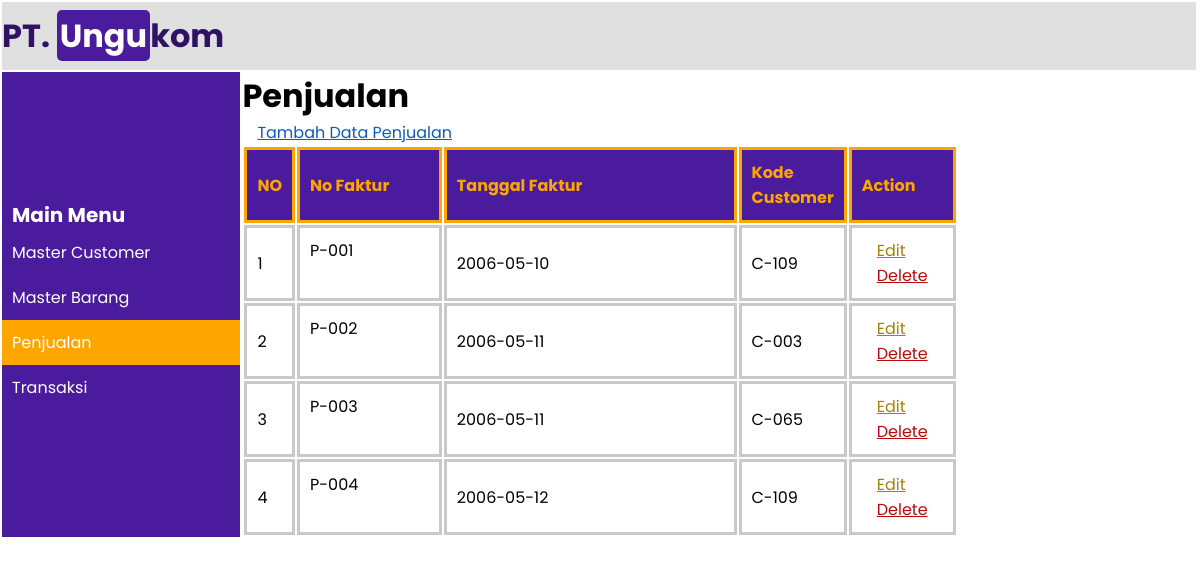
The app's page /index.php?page=penjualan with its own data.
### tables this page shows
CREATE TABLE `penjualan` (
  `noFaktur` varchar(5) NOT NULL,
  `tglFaktur` date NOT NULL,
  `kdCustomer` varchar(5) NOT NULL
);

### actions.php (called while the page is built, shortened)
<?php
    include "connection.php";
    function querySelect($certainColumns, String $table, String $extra = ""){
        global $conn;
        $column = null;
        if (is_array($certainColumns)) {
            $column = implode(",",array_keys($certainColumns));
        }else{
            $column = $certainColumns;
        }
        $result = mysqli_query($conn, "SELECT $column FROM $table $extra") or die(mysqli_error($conn));
        $rows = [];
        while ($row = mysqli_fetch_array($result)) {
            $rows[] = $row;
        }
        return $rows;
    }
?>

### pages/penjualan/actions/read.php (called while the page is built)
<?php
    include "actions.php";
    $data = querySelect("*","penjualan");
?>

### pages/penjualan/penjualan.php (the view)
<h1>Penjualan</h1>
<a href="index.php?page=form_tambah_penjualan" class="btn btn-primary">Tambah Data Penjualan</a>
<table class="size-col-3 table_bordered">
    <tr>
        <th width="5%">NO</th>
        <th width="25%">No Faktur</th>
        <th width="55%">Tanggal Faktur</th>
        <th width="15%">Kode Customer</th>
        <th>Action</th>
    </tr>
    <?php
        include "actions/read.php";
        $no = 0;
        foreach ($data as $value) {
            $no++; ?>
    <tr>
        <td><?= $no?></td>
        <td><?= $value['noFaktur']?></td>
        <td><?= $value['tglFaktur']?></td>
        <td><?= $value['kdCustomer']?></td>
        <td>
            <a href="index.php?page=form_ubah_penjualan&no_faktur=<?= $value['noFaktur']?>" class="btn btn-warning">Edit</a> <br>
            <a href="pages/penjualan/actions/hapus.php?no_faktur=<?= $value['noFaktur']?>" class="btn btn-danger" onclick="return confirm('Apakah anda ingin menghapus data ini?')">Delete</a>
        </td>
    </tr>
    <?php
        }
    ?>
</table>

### style.css (style rules this page uses)
* { margin: 0; padding: 0; font-family: 'Poppins', sans-serif; }
table tr:nth-child(2) td:nth-child(2) { vertical-align:top; text-align:left; }
table { border: none; }
.size-col-3 { width: 75%; }
.table_bordered td { padding: 10px; }
.table_bordered th { padding: 10px; background-color: #4A1B9D; color: orange; border: 3px solid; border-collapse: collapse; }
.table_bordered tr td { border: 3px solid rgb(201, 201, 201); border-collapse: collapse; }
.btn { padding-top: 5px; padding-bottom: 5px; padding-left: 10px; padding-right: 10px; margin-top: 5px; margin-bottom: 5px; margin-left: 5px; margin-right: 5px; }
.btn-primary { color: rgb(9, 92, 187); }
.btn-danger { color: rgb(187, 9, 9); }
.btn-warning { color: rgb(167, 128, 3); }

### records on screen
penjualan: noFaktur "P-001", tglFaktur "2006-05-10", kdCustomer "C-109"
penjualan: noFaktur "P-002", tglFaktur "2006-05-11", kdCustomer "C-003"
penjualan: noFaktur "P-003", tglFaktur "2006-05-11", kdCustomer "C-065"
penjualan: noFaktur "P-004", tglFaktur "2006-05-12", kdCustomer "C-109"
